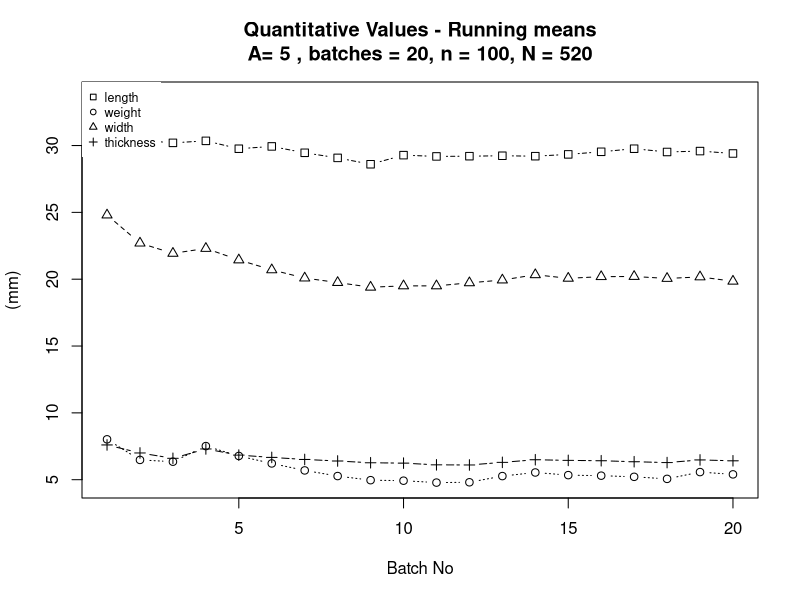
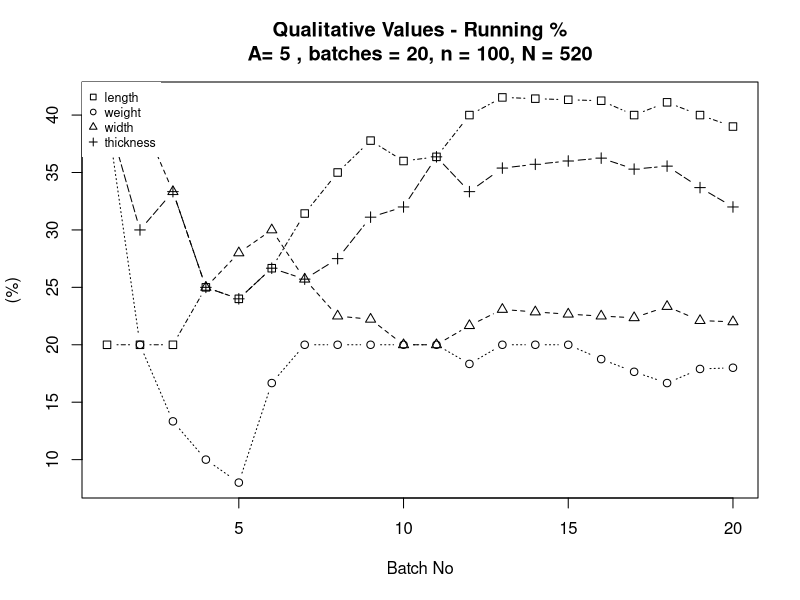
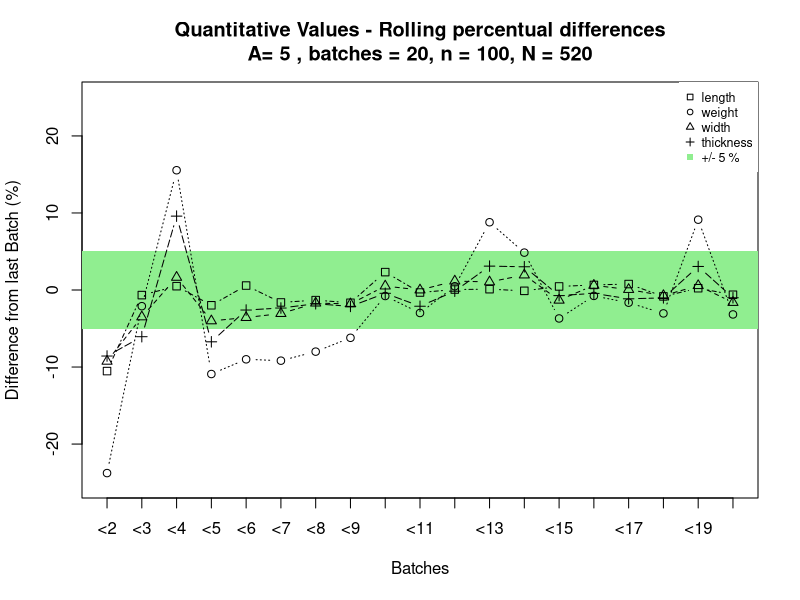
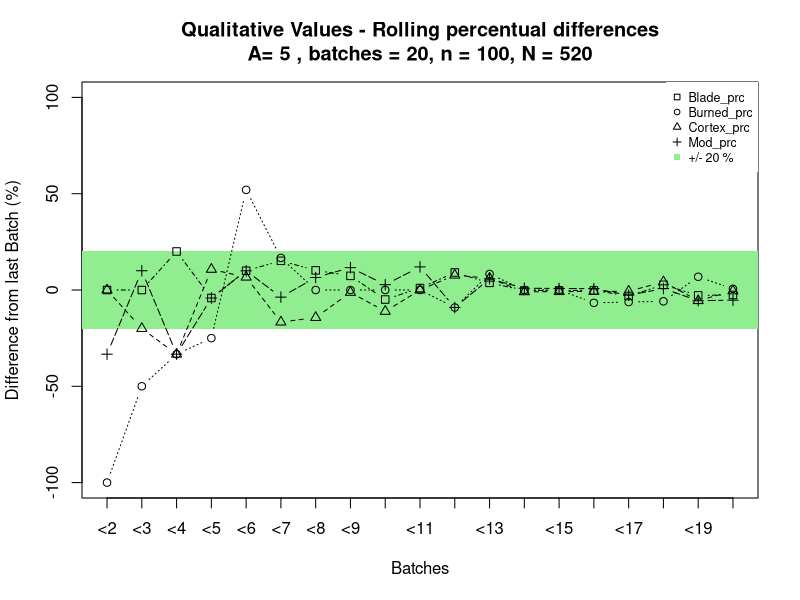

Recreate these plots in R, in order.
## ---- chunk 1
knitr::opts_chunk$set(echo = TRUE)

# package magrittr is needed to execude the used pipes
library("magrittr")

# Turn scientific notation off
options(scipen = 999)

## ---- chunk 2
#-- 0. Load Packages ----
require(plyr)
## ---- chunk 3

#-- 1. Import Data ----

data <- read.csv2("data/data.csv")

head(data)

nrow(data)

## ---- chunk 4

#-- 2. Prepare Data -----

# Recoding Missing Values ("999" to NA)
data$length[data$length==999] <- NA 
data$width[data$width==999] <- NA 
data$thickness[data$thickness==999] <- NA
data$weight[data$weight==999] <- NA 

# add ID column:
data <- cbind(data, SampLithicsID = seq(1, nrow(data)))
head(data)


# Summary statistics per field (numeric variables), for example length
summary(data$length)

# Counts per attribute (qualitativ variables/factors), for example blank type
table(data$type)
## ---- chunk 5
# Define nummber of batches/training sets (n_batch) and number of artefacts per batch (A)

n_batch = 20
A = 5

n_batch*A <= nrow(data)
## ---- chunk 6
# Function to produce training sets
copy.data <- data
train <- data.frame()

for (i in 1:n_batch){
  dt = sort(sample(nrow(copy.data), A))
  train  <- rbind(train , cbind(copy.data[dt,], "Train_Set" = rep(i,A)))
  copy.data<-copy.data[-dt,]
}

# Have a look at train set 1:
print(train[train$Train_Set==1,], row.names = FALSE)
nrow(train)

# IDs should be unique / no dublicates:
nrow(train)==length(unique(train$SampLithicsID))

# IDs per batch
table(train$Train_Set)
## ---- chunk 7
# Manual computing:

#Batch 1
mean(train$length[train$Train_Set==1],na.rm = T)
# Batch 1-2
mean(train$length[train$Train_Set%in%c(1,2)],na.rm = T)
# Last Batch containing all samples
mean(train$length[train$Train_Set%in%seq(1,n_batch)],na.rm = T)
## ---- chunk 8
# Function get running means of measurments

run_mean <- numeric()
c <- NULL

get_run_var <- function(my_variable){
  for (i in 1:n_batch){
  select <- seq(1,i)
  c = mean(my_variable[train$Train_Set%in%select],na.rm = T)
  #print(c)
  run_mean <- c(run_mean, c)
  }
  return(run_mean)
}
## ---- chunk 9
get_run_diff <- function(my_variable){
  diff_prc <- (diff(my_variable)/(my_variable[-1]/100))
  return(diff_prc)
}
## ---- chunk 10
weight_mean <- get_run_var(train$weight)
weight_diff_prc <- get_run_diff(weight_mean)

length_mean <- get_run_var(train$length)
length_diff_prc <- get_run_diff(length_mean)

width_mean <- get_run_var(train$width)
width_diff_prc <- get_run_diff(width_mean)

thickness_mean <- get_run_var(train$thickness)
thickness_diff_prc <- get_run_diff(thickness_mean)
## ---- chunk 11
# Compare to manual computing:
mean(train$length[train$Train_Set%in%seq(1,n_batch)],na.rm = T)
length_mean[n_batch]
## ---- chunk 12
# Proportions/share of qualitative variables

t <- plyr::ddply(train, ~Train_Set, summarize, 
           blade_n = sum(table(type, exclude=c("flake", "other"))),
           burned_n = sum(table(burned, exclude=c("unburned"))),
           cortex_n = sum(table(cortex, exclude=c("no cortex"))),
           mod_n = sum(table(mod, exclude=c("unmod"))),
           all_n = sum(table(feature))
)

print(head(t), row.names = F)
## ---- chunk 13
# Blades
blade_prc <- cumsum(t$blade_n)/(cumsum(t$all_n)/100)
blade_prc_diff <- diff(blade_prc)/(blade_prc[-1]/100)

# Burned
burned_prc <- cumsum(t$burned_n)/(cumsum(t$all_n)/100)
burned_prc_diff <- diff(burned_prc)/(burned_prc[-1]/100)

# Cortex
cortex_prc <- cumsum(t$cortex_n)/(cumsum(t$all_n)/100)
cortex_prc_diff <- diff(cortex_prc)/(cortex_prc[-1]/100)

# Modification
mod_prc <- cumsum(t$mod_n)/(cumsum(t$all_n)/100)
mod_prc_diff <- diff(mod_prc)/(mod_prc[-1]/100)
## ---- chunk 14
# Quantitative Values
xmin <- min(length_mean, weight_mean, width_mean, thickness_mean)
ymin <-max(length_mean, weight_mean, width_mean, thickness_mean)

plot(1, type="n", xlim=c(1, n_batch), ylim=c(xmin, ymin), ylab="(mm)", xlab = "Batch No")
lines(length_mean, pch = 0, type="b", lty=4)
lines(weight_mean, pch = 1, type="b", lty=3)
lines(width_mean, pch = 2, type="b", lty=2)
lines(thickness_mean, pch = 3, type="b", lty=5)
main_title <- paste0("A= ",A," , batches = ", n_batch, ", n = ", A*n_batch,", N = ",nrow(data))
title(main=paste0("Quantitative Values - Running means\n", main_title))
legend("topleft", c("length", "weight", "width", "thickness"),
       pch = c(0,1,2,3),box.lty = 0, cex = 0.75)
## ---- chunk 15
# Quantitative Values
xmin <- min(blade_prc, burned_prc, cortex_prc, mod_prc)
ymin <-max(blade_prc, burned_prc, cortex_prc, mod_prc)

plot(1, type="n", xlim=c(1, n_batch), ylim=c(xmin, ymin), ylab="(%)", xlab = "Batch No")
lines(blade_prc, pch = 0, type="b", lty=4)
lines(burned_prc, pch = 1, type="b", lty=3)
lines(cortex_prc, pch = 2, type="b", lty=2)
lines(mod_prc, pch = 3, type="b", lty=5)
main_title <- paste0("A= ",A," , batches = ", n_batch, ", n = ", A*n_batch,", N = ",nrow(data))
title(main=paste0("Qualitative Values - Running %\n", main_title))
legend("topleft", c("length", "weight", "width", "thickness"),
       pch = c(0,1,2,3),box.lty = 0, cex = 0.75)
## ---- chunk 16
# Quantitative Values
plot(1, type="n", xlim=c(1, n_batch-1), ylim=c(-25, 25), ylab="Difference from last Batch (%)", xlab = "Batches", xaxt = 'n')
axis(1, at = seq(1, n_batch-1), label=paste0("<",seq(2, n_batch)))
polygon(c(0,n_batch,n_batch,0),c(5,5,-5,-5), col="lightgreen",border = NA)
lines(length_diff_prc, pch = 0, type="b", lty=4)
lines(weight_diff_prc, pch = 1, type="b", lty=3)
lines(width_diff_prc, pch = 2, type="b", lty=2)
lines(thickness_diff_prc, pch = 3, type="b", lty=5)
main_title <- paste0("A= ",A," , batches = ", n_batch, ", n = ", A*n_batch,", N = ",nrow(data))
title(main=paste0("Quantitative Values - Rolling percentual differences\n", main_title))
legend("topright", c("length", "weight", "width", "thickness","+/- 5 %"),
       pch = c(0,1,2,3,15), col=c(rep("black",4),"lightgreen"),box.lty = 0, cex = 0.75)
## ---- chunk 17
# Qualitative Values
plot(1, type="n", xlim=c(1, n_batch-1), ylim=c(-100, 100), ylab="Difference from last Batch (%)", xlab = "Batches", xaxt = 'n')
axis(1, at = seq(1, n_batch-1), label=paste0("<",seq(2, n_batch)))
polygon(c(0,n_batch,n_batch,0),c(20,20,-20,-20), col="lightgreen",border = NA)
lines(blade_prc_diff, pch = 0, type="b", lty=4)
lines(burned_prc_diff, pch = 1, type="b", lty=3)
lines(cortex_prc_diff, pch = 2, type="b", lty=2)
lines(mod_prc_diff, pch = 3, type="b", lty=5)
title(main=paste0("Qualitative Values - Rolling percentual differences\n", main_title))
legend("topright", c("Blade_prc", "Burned_prc", "Cortex_prc", "Mod_prc","+/- 20 %"),
       pch = c(0,1,2,3,15), col=c(rep("black",4),"lightgreen"),box.lty = 0, cex = 0.75)
## ---- chunk 18

# Put all results in one data.frame:
results <- data.frame(A = rep(A, 4), n_batch = rep(n_batch,4),
                      
                      qual = c("blade_prc","burned_prc","cortx_prc","mod_prc"),
                      
                      qual_estimates = 
                        c(round(blade_prc[n_batch],1),
                          round(burned_prc[n_batch],1),
                          round(cortex_prc[n_batch],1),
                          round(mod_prc[n_batch],1)),
                      
                      qual_real = c(
                        round((prop.table(table(data$type))*100)[1],1),
                        round((prop.table(table(data$burned))*100)[1],1),
                        round((prop.table(table(data$cortex))*100)[1],1),
                        round((prop.table(table(data$mod))*100)[1],1)
                        ),
                      
                      quant = c("length", "width", "thickness", "weight"),
                      
                      quant_estimates = 
                        c(round(length_mean[n_batch],1),
                          round(width_mean[n_batch],1),
                          round(thickness_mean[n_batch],1),
                          round(weight_mean[n_batch],1)),
                      
                      quant_real = 
                        c(round(mean(data$length,na.rm = T),1),
                          round(mean(data$width,na.rm = T),1),
                          round(mean(data$thickness,na.rm = T),1),
                          round(mean(data$weight,na.rm = T),1))
                      
                      )



results <- cbind(results, 
                 qual_diff_prc = 
                   round(results$qual_real-results$qual_estimates,1))

results <- cbind(results,
                 quant_diff_prc =
                   round((results$quant_estimates-results$quant_real)/(results$quant_real/100),1))

rownames(results) <- NULL

print(results, row.names = F)

